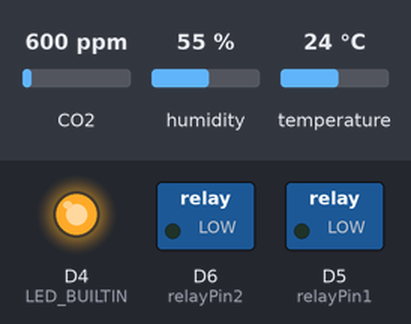
This sketch was run on a simulated ESP8266 (NodeMCU). Shown: switched loads named in the sketch (green lamp = pin HIGH), output pins drawn as LEDs (lit = HIGH, except the on-board LED, lit = LOW). Inputs (shaded band) come from the test bench; at power-on: CO2 600 ppm, humidity 55 %, temperature 24 °C. WiFi joins after 1.5 s; servers stay silent unless stated; uploads are accepted with an empty reply; what the sketch prints to the serial monitor is not drawn.

Above: at 0.1 s.
At 1.9 s:
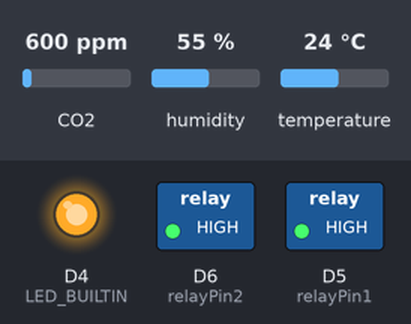
At 8.06 s:
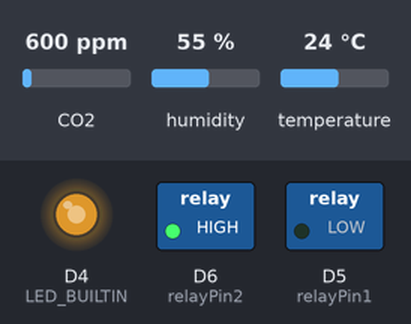
At 12.5 s:
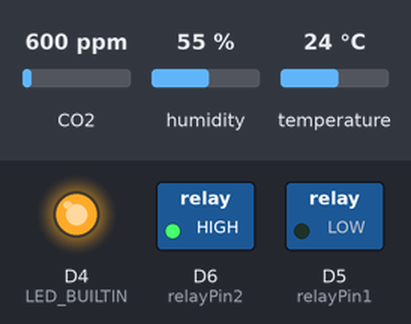
Timing chart, 0 to 14.0 s (numbered marks = the images above):
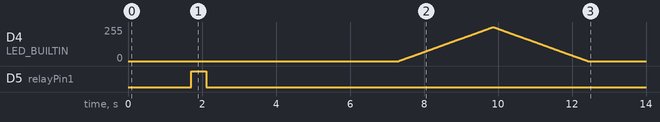

The sketch:

ESP8266_MEAD_v203R.ino
```cpp
#include <ESP8266WiFi.h>
#include <ESP8266HTTPClient.h>
#include <ESP8266WebServer.h>

#include <DHT.h>
#include <MQ135.h>

// Replace with your network credentials
const char* ssid = "XXX";
const char* password = "XXX";

IPAddress staticIP(192, 168, 1, 145); // Example IP
IPAddress gateway(192, 168, 1, 1);    // Gateway (usually your router IP)
IPAddress subnet(255, 255, 255, 0);   // Subnet mask

// DHT Sensor setup
#define DHTPIN D2     // Data pin for DHT21
#define DHTTYPE DHT21
DHT dht(DHTPIN, DHTTYPE);

float TEMP_THRESHOLD = 20;
float TEMP_HYSTERESIS = 0.5;

// MQ-135 and Relay setup
const int mqPin = A0;  // MQ-135 on analog pin A0
MQ135 mq135_sensor(mqPin);

const int relayPin1 = D5; // Relay on D1
const int relayPin2 = D6; // Relay on D5

// Raspberry Pi server details
const char* serverName = "http://192.168.1.88/Monitoring/MEAD/post-data.php";

// Initialize Web Server
ESP8266WebServer server(80);

void handleRoot() {
  String message = "Temperature: " + String(dht.readTemperature()) + "<br>";
  message += "Humidity: " + String(dht.readHumidity()) + "<br>";
  message += "CO2 Level: " + String(mq135_sensor.getCorrectedPPM(dht.readTemperature(), dht.readHumidity())) + "<br>";
  message += "Alcohol Level: " + String(analogRead(mqPin)) + "<br>";
  server.send(200, "text/html", message);
}

void fadeLED(int pin) {
  for (int i = 0; i <= 255; i++) {
    analogWrite(pin, i);
    delay(10);
  }
  for (int i = 255; i >= 0; i--) {
    analogWrite(pin, i);
    delay(10);
  }
}

void fastBlink(int pin, int times, int delayTime) {
  for (int i = 0; i < times; i++) {
    digitalWrite(pin, LOW); // Turn on LED (active LOW)
    delay(delayTime);
    digitalWrite(pin, HIGH); // Turn off LED
    delay(delayTime);
  }
}


void setup() {
  Serial.begin(115200);
  WiFi.begin(ssid, password);

  // Set static IP
  WiFi.config(staticIP, gateway, subnet);

  while (WiFi.status() != WL_CONNECTED) {
    delay(500);
    Serial.print(".");
  }
  Serial.println("");
  Serial.print("Connected to WiFi. IP address: ");
  Serial.println(WiFi.localIP());
  delay(100);

  // set up the web server
  server.on("/", handleRoot); // Define root route
  server.begin();
  Serial.println("HTTP server started");

  dht.begin();
  delay(100);

  pinMode(relayPin1, OUTPUT);
  digitalWrite(relayPin1, HIGH);
  pinMode(relayPin2, OUTPUT);
  digitalWrite(relayPin2, HIGH);

  pinMode(mqPin, INPUT);

}

void loop() {
  // Read sensor data
  float h = dht.readHumidity();
  Serial.print("humidity: ");
  Serial.println(h);
  delay(100);

  float temp = dht.readTemperature();
  Serial.print("temperature: ");
  Serial.println(temp);
  delay(100);

  if (isnan(h) || isnan(temp)) {
    Serial.println("Failed to read from DHT sensor!");
    return;
  }

  int co2_level = mq135_sensor.getCorrectedPPM(temp, h);
  Serial.print("co2_level: ");
  Serial.println(co2_level);
  delay(100);

  int alcohol_level = analogRead(mqPin);
  Serial.print("alcohol_level: ");
  Serial.println(alcohol_level);
  delay(100);

  if (isnan(co2_level) || isnan(alcohol_level)) {
    Serial.println("Failed to read from MQ-135 sensor!");
    return;
  }

  // Temperature-based relay control
  if (temp > (TEMP_THRESHOLD + TEMP_HYSTERESIS)) {
    digitalWrite(relayPin1, LOW); // Turn on cooling/heating device
    Serial.println("Relay 1 is ON");
  } else if (temp < (TEMP_THRESHOLD - TEMP_HYSTERESIS)) {
    digitalWrite(relayPin1, HIGH); // Turn off cooling/heating device
    Serial.println("Relay 1 is OFF");
  }


  // handle incoming client request
  server.handleClient();

  // Send data to Raspberry Pi
  if(WiFi.status()== WL_CONNECTED){
    WiFiClient client;
    HTTPClient http;

    http.begin(client, serverName);
    http.addHeader("Content-Type", "application/x-www-form-urlencoded");

    String httpRequestData = "temperature=" + String(temp) + "&humidity=" + String(h) + "&co2_level=" + String(co2_level) + "&alcohol_level=" + String(alcohol_level);
    int httpResponseCode = http.POST(httpRequestData);

    if (httpResponseCode > 0) {
      String response = http.getString();
      Serial.println(httpResponseCode);
      Serial.println(response);

      fastBlink(LED_BUILTIN, 5, 500);
      fadeLED(LED_BUILTIN);


    }
    else {
      Serial.print("Error on sending POST: ");
      Serial.println(httpResponseCode);
    }

    http.end();
  }
  else {
    Serial.println("WiFi Disconnected");
  }

  //fadeLED(LED_BUILTIN);
  delay(1*60000);  // Send data every X MIN
  //fadeLED(LED_BUILTIN);
}
```

Measured:
- by itself, D4 (LED_BUILTIN): rises from 0/255 to 255/255 in 2.5 s, then falls to 0/255 in 2.6 s
- by itself, D5 (relayPin1): HIGH → LOW at 2.1 s
